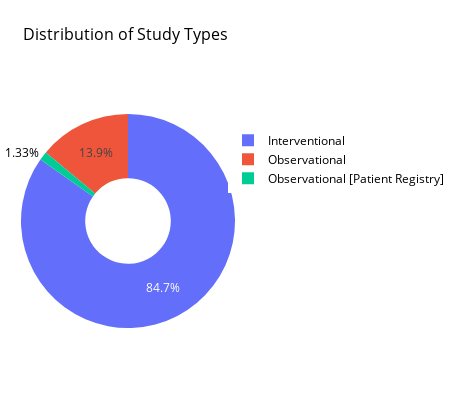
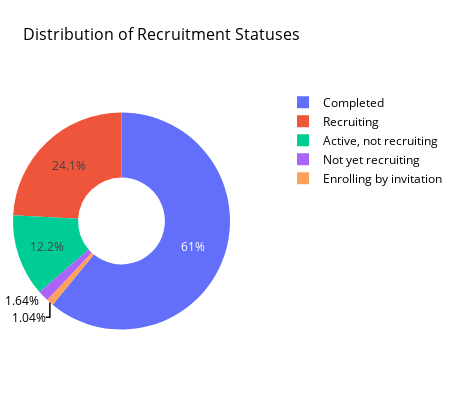
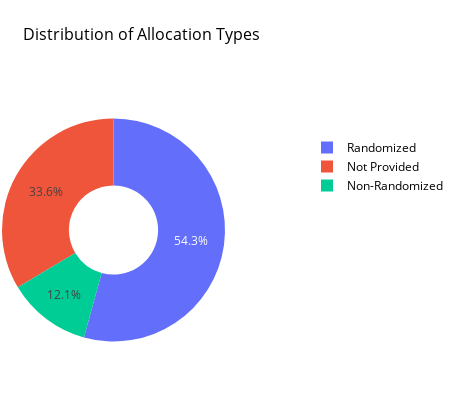
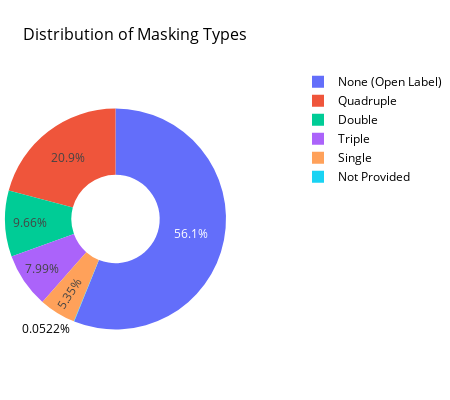

These figures' notebook cell, in order:
### Code cell
# Graph 3 - 
# Distribution of Clinical Trial by study types
plot(df,'Study Type','Distribution of Study Types')

# Graph 4 - 
# Distribution of Clinical Trial by Recruitment Status
plot(interventional_studies,'STATUS (active/recruiting)','Distribution of Recruitment Statuses')

# Graph 5 - 
# Distribution of Clinical Trial by Recruitment Status
plot(interventional_studies,'Allocation','Distribution of Allocation Types')

# Graph 6 - 
# Distribution of Clinical Trial by Masking Types
plot(interventional_studies,'Masking','Distribution of Masking Types')

# Graph 7 - 
# Distribution of Clinical Trial by Study Phases
plot(interventional_studies,'Phase','Distribution of Study Phases')

# Graph 8 - 
# Distribution of Clinical Trial by Intervention Models
plot(interventional_studies,'Intervention Model','Distribution of Intervention Models')

# Graph 9 - 
# Distribution of Clinical Trial by Eligible Genders
plot(interventional_studies,'Gender','Distribution of Eligible Genders')

# Graph 10 - 
# Distribution of Clinical Trial by Number of Arms
plot(interventional_studies,'Number of Arms','Distribution of Number of Arms')

# Graph 11 - 
# Distribution of Clinical Trial with Placebo Control
interventional_studies.loc[interventional_studies['Placebo (Y/N)'] == 1,'Placebo (Y/N)'] = 'Yes'
interventional_studies.loc[interventional_studies['Placebo (Y/N)'] == 0,'Placebo (Y/N)'] = 'No'
plot(interventional_studies,'Placebo (Y/N)','Distribution of Placebo-controlled Trials')

# Graph 12 - 
# Distribution of Clinical Trial with Placebo Control
plot(interventional_studies,'Primary Purpose','Distribution of Primary Purpose')

### Figure 1 — Plotly figure (JSON) as saved in the notebook; plotly's stock layout.template omitted (floating-point values rounded to 4 significant figures)
{"data": [{"hole": 0.4, "labels": ["Interventional", "Observational", "Observational [Patient Registry]"], "type": "pie", "values": [3831, 630, 60]}], "layout": {"autosize": true, "font": {"color": "black"}, "height": 400, "legend": {"orientation": "h", "x": 2, "xanchor": "right", "y": 0.6, "yanchor": "bottom"}, "margin": {"b": 20, "l": 2, "r": 2, "t": 80}, "title": {"font": {"color": "black", "size": 16}, "text": "Distribution of Study Types"}, "width": 450}}

### Figure 2 — Plotly figure (JSON) as saved in the notebook; plotly's stock layout.template omitted (floating-point values rounded to 4 significant figures)
{"data": [{"hole": 0.4, "labels": ["Completed", "Recruiting", "Active, not recruiting", "Not yet recruiting", "Enrolling by invitation"], "type": "pie", "values": [2335, 925, 468, 63, 40]}], "layout": {"autosize": true, "font": {"color": "black"}, "height": 400, "legend": {"orientation": "h", "x": 2, "xanchor": "right", "y": 0.6, "yanchor": "bottom"}, "margin": {"b": 20, "l": 2, "r": 2, "t": 80}, "title": {"font": {"color": "black", "size": 16}, "text": "Distribution of Recruitment Statuses"}, "width": 450}}

### Figure 3 — Plotly figure (JSON) as saved in the notebook; plotly's stock layout.template omitted (floating-point values rounded to 4 significant figures)
{"data": [{"hole": 0.4, "labels": ["Randomized", "Not Provided", "Non-Randomized"], "type": "pie", "values": [2079, 1287, 465]}], "layout": {"autosize": true, "font": {"color": "black"}, "height": 400, "legend": {"orientation": "h", "x": 2, "xanchor": "right", "y": 0.6, "yanchor": "bottom"}, "margin": {"b": 20, "l": 2, "r": 2, "t": 80}, "title": {"font": {"color": "black", "size": 16}, "text": "Distribution of Allocation Types"}, "width": 450}}

### Figure 4 — Plotly figure (JSON) as saved in the notebook; plotly's stock layout.template omitted (floating-point values rounded to 4 significant figures)
{"data": [{"hole": 0.4, "labels": ["None (Open Label)", "Quadruple", "Double", "Triple", "Single", "Not Provided"], "type": "pie", "values": [2149, 799, 370, 306, 205, 2]}], "layout": {"autosize": true, "font": {"color": "black"}, "height": 400, "legend": {"orientation": "h", "x": 2, "xanchor": "right", "y": 0.6, "yanchor": "bottom"}, "margin": {"b": 20, "l": 2, "r": 2, "t": 80}, "title": {"font": {"color": "black", "size": 16}, "text": "Distribution of Masking Types"}, "width": 450}}
